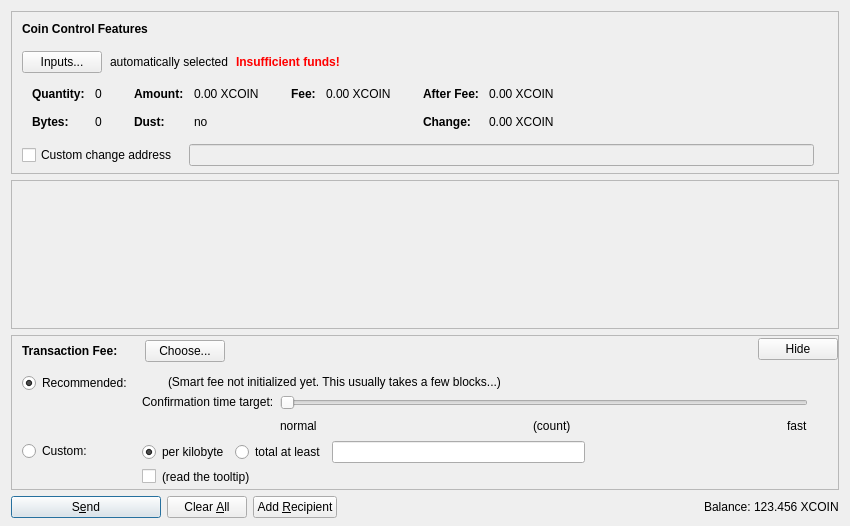
<?xml version="1.0" encoding="UTF-8"?>
<ui version="4.0">
 <class>SendCoinsDialog</class>
 <widget class="QDialog" name="SendCoinsDialog">
  <property name="geometry">
   <rect>
    <x>0</x>
    <y>0</y>
    <width>850</width>
    <height>526</height>
   </rect>
  </property>
  <property name="windowTitle">
   <string>Send Coins</string>
  </property>
  <layout class="QVBoxLayout" name="verticalLayout" stretch="0,1,0,0">
   <property name="bottomMargin">
    <number>8</number>
   </property>
   <item>
    <widget class="QFrame" name="frameCoinControl">
     <property name="sizePolicy">
      <sizepolicy hsizetype="Expanding" vsizetype="Expanding">
       <horstretch>0</horstretch>
       <verstretch>0</verstretch>
      </sizepolicy>
     </property>
     <property name="maximumSize">
      <size>
       <width>16777215</width>
       <height>16777215</height>
      </size>
     </property>
     <property name="frameShape">
      <enum>QFrame::StyledPanel</enum>
     </property>
     <property name="frameShadow">
      <enum>QFrame::Sunken</enum>
     </property>
     <layout class="QVBoxLayout" name="verticalLayoutCoinControl2">
      <property name="spacing">
       <number>0</number>
      </property>
      <property name="leftMargin">
       <number>0</number>
      </property>
      <property name="topMargin">
       <number>0</number>
      </property>
      <property name="rightMargin">
       <number>0</number>
      </property>
      <property name="bottomMargin">
       <number>6</number>
      </property>
      <item>
       <layout class="QVBoxLayout" name="verticalLayoutCoinControl" stretch="0,0,0,0,1">
        <property name="spacing">
         <number>0</number>
        </property>
        <property name="leftMargin">
         <number>10</number>
        </property>
        <property name="topMargin">
         <number>10</number>
        </property>
        <item>
         <layout class="QHBoxLayout" name="horizontalLayoutCoinControl1">
          <property name="bottomMargin">
           <number>15</number>
          </property>
          <item>
           <widget class="QLabel" name="labelCoinControlFeatures">
            <property name="sizePolicy">
             <sizepolicy hsizetype="Preferred" vsizetype="Maximum">
              <horstretch>0</horstretch>
              <verstretch>0</verstretch>
             </sizepolicy>
            </property>
            <property name="font">
             <font>
              <weight>75</weight>
              <bold>true</bold>
             </font>
            </property>
            <property name="styleSheet">
             <string notr="true">font-weight:bold;</string>
            </property>
            <property name="text">
             <string>Coin Control Features</string>
            </property>
           </widget>
          </item>
         </layout>
        </item>
        <item>
         <layout class="QHBoxLayout" name="horizontalLayoutCoinControl2" stretch="0,0,0,0">
          <property name="spacing">
           <number>8</number>
          </property>
          <property name="bottomMargin">
           <number>10</number>
          </property>
          <item>
           <widget class="QPushButton" name="pushButtonCoinControl">
            <property name="styleSheet">
             <string notr="true"/>
            </property>
            <property name="text">
             <string>Inputs...</string>
            </property>
            <property name="autoDefault">
             <bool>false</bool>
            </property>
           </widget>
          </item>
          <item>
           <widget class="QLabel" name="labelCoinControlAutomaticallySelected">
            <property name="text">
             <string>automatically selected</string>
            </property>
            <property name="margin">
             <number>5</number>
            </property>
           </widget>
          </item>
          <item>
           <widget class="QLabel" name="labelCoinControlInsuffFunds">
            <property name="font">
             <font>
              <weight>75</weight>
              <bold>true</bold>
             </font>
            </property>
            <property name="styleSheet">
             <string notr="true">color:red;font-weight:bold;</string>
            </property>
            <property name="text">
             <string>Insufficient funds!</string>
            </property>
            <property name="margin">
             <number>5</number>
            </property>
           </widget>
          </item>
          <item>
           <spacer name="horizontalSpacerCoinControl">
            <property name="orientation">
             <enum>Qt::Horizontal</enum>
            </property>
            <property name="sizeHint" stdset="0">
             <size>
              <width>40</width>
              <height>1</height>
             </size>
            </property>
           </spacer>
          </item>
         </layout>
        </item>
        <item>
         <widget class="QWidget" name="widgetCoinControl" native="true">
          <property name="sizePolicy">
           <sizepolicy hsizetype="Preferred" vsizetype="Preferred">
            <horstretch>0</horstretch>
            <verstretch>0</verstretch>
           </sizepolicy>
          </property>
          <property name="minimumSize">
           <size>
            <width>0</width>
            <height>0</height>
           </size>
          </property>
          <property name="styleSheet">
           <string notr="true"/>
          </property>
          <layout class="QHBoxLayout" name="horizontalLayoutCoinControl5">
           <property name="leftMargin">
            <number>0</number>
           </property>
           <property name="topMargin">
            <number>0</number>
           </property>
           <property name="rightMargin">
            <number>0</number>
           </property>
           <property name="bottomMargin">
            <number>0</number>
           </property>
           <item>
            <layout class="QHBoxLayout" name="horizontalLayoutCoinControl3" stretch="0,0,0,1">
             <property name="spacing">
              <number>20</number>
             </property>
             <property name="topMargin">
              <number>0</number>
             </property>
             <property name="bottomMargin">
              <number>10</number>
             </property>
             <item>
              <layout class="QFormLayout" name="formLayoutCoinControl1">
               <property name="horizontalSpacing">
                <number>10</number>
               </property>
               <property name="verticalSpacing">
                <number>14</number>
               </property>
               <property name="leftMargin">
                <number>10</number>
               </property>
               <property name="topMargin">
                <number>4</number>
               </property>
               <property name="rightMargin">
                <number>6</number>
               </property>
               <item row="0" column="0">
                <widget class="QLabel" name="labelCoinControlQuantityText">
                 <property name="font">
                  <font>
                   <weight>75</weight>
                   <bold>true</bold>
                  </font>
                 </property>
                 <property name="text">
                  <string>Quantity:</string>
                 </property>
                 <property name="margin">
                  <number>0</number>
                 </property>
                </widget>
               </item>
               <item row="0" column="1">
                <widget class="QLabel" name="labelCoinControlQuantity">
                 <property name="cursor">
                  <cursorShape>IBeamCursor</cursorShape>
                 </property>
                 <property name="contextMenuPolicy">
                  <enum>Qt::ActionsContextMenu</enum>
                 </property>
                 <property name="text">
                  <string notr="true">0</string>
                 </property>
                 <property name="margin">
                  <number>0</number>
                 </property>
                 <property name="textInteractionFlags">
                  <set>Qt::LinksAccessibleByMouse|Qt::TextSelectableByKeyboard|Qt::TextSelectableByMouse</set>
                 </property>
                </widget>
               </item>
               <item row="1" column="0">
                <widget class="QLabel" name="labelCoinControlBytesText">
                 <property name="font">
                  <font>
                   <weight>75</weight>
                   <bold>true</bold>
                  </font>
                 </property>
                 <property name="text">
                  <string>Bytes:</string>
                 </property>
                </widget>
               </item>
               <item row="1" column="1">
                <widget class="QLabel" name="labelCoinControlBytes">
                 <property name="cursor">
                  <cursorShape>IBeamCursor</cursorShape>
                 </property>
                 <property name="contextMenuPolicy">
                  <enum>Qt::ActionsContextMenu</enum>
                 </property>
                 <property name="text">
                  <string notr="true">0</string>
                 </property>
                 <property name="textInteractionFlags">
                  <set>Qt::LinksAccessibleByMouse|Qt::TextSelectableByKeyboard|Qt::TextSelectableByMouse</set>
                 </property>
                </widget>
               </item>
              </layout>
             </item>
             <item>
              <layout class="QFormLayout" name="formLayoutCoinControl2">
               <property name="horizontalSpacing">
                <number>10</number>
               </property>
               <property name="verticalSpacing">
                <number>14</number>
               </property>
               <property name="leftMargin">
                <number>6</number>
               </property>
               <property name="topMargin">
                <number>4</number>
               </property>
               <property name="rightMargin">
                <number>6</number>
               </property>
               <item row="0" column="0">
                <widget class="QLabel" name="labelCoinControlAmountText">
                 <property name="font">
                  <font>
                   <weight>75</weight>
                   <bold>true</bold>
                  </font>
                 </property>
                 <property name="text">
                  <string>Amount:</string>
                 </property>
                 <property name="margin">
                  <number>0</number>
                 </property>
                </widget>
               </item>
               <item row="0" column="1">
                <widget class="QLabel" name="labelCoinControlAmount">
                 <property name="cursor">
                  <cursorShape>IBeamCursor</cursorShape>
                 </property>
                 <property name="contextMenuPolicy">
                  <enum>Qt::ActionsContextMenu</enum>
                 </property>
                 <property name="text">
                  <string notr="true">0.00 XCOIN</string>
                 </property>
                 <property name="textInteractionFlags">
                  <set>Qt::LinksAccessibleByMouse|Qt::TextSelectableByKeyboard|Qt::TextSelectableByMouse</set>
                 </property>
                </widget>
               </item>
               <item row="1" column="0">
                <widget class="QLabel" name="labelCoinControlLowOutputText">
                 <property name="font">
                  <font>
                   <weight>75</weight>
                   <bold>true</bold>
                  </font>
                 </property>
                 <property name="text">
                  <string>Dust:</string>
                 </property>
                </widget>
               </item>
               <item row="1" column="1">
                <widget class="QLabel" name="labelCoinControlLowOutput">
                 <property name="cursor">
                  <cursorShape>IBeamCursor</cursorShape>
                 </property>
                 <property name="contextMenuPolicy">
                  <enum>Qt::ActionsContextMenu</enum>
                 </property>
                 <property name="text">
                  <string notr="true">no</string>
                 </property>
                 <property name="textInteractionFlags">
                  <set>Qt::LinksAccessibleByMouse|Qt::TextSelectableByKeyboard|Qt::TextSelectableByMouse</set>
                 </property>
                </widget>
               </item>
              </layout>
             </item>
             <item>
              <layout class="QFormLayout" name="formLayoutCoinControl3">
               <property name="horizontalSpacing">
                <number>10</number>
               </property>
               <property name="verticalSpacing">
                <number>14</number>
               </property>
               <property name="leftMargin">
                <number>6</number>
               </property>
               <property name="topMargin">
                <number>4</number>
               </property>
               <property name="rightMargin">
                <number>6</number>
               </property>
               <item row="0" column="0">
                <widget class="QLabel" name="labelCoinControlFeeText">
                 <property name="font">
                  <font>
                   <weight>75</weight>
                   <bold>true</bold>
                  </font>
                 </property>
                 <property name="text">
                  <string>Fee:</string>
                 </property>
                 <property name="margin">
                  <number>0</number>
                 </property>
                </widget>
               </item>
               <item row="0" column="1">
                <widget class="QLabel" name="labelCoinControlFee">
                 <property name="cursor">
                  <cursorShape>IBeamCursor</cursorShape>
                 </property>
                 <property name="contextMenuPolicy">
                  <enum>Qt::ActionsContextMenu</enum>
                 </property>
                 <property name="text">
                  <string notr="true">0.00 XCOIN</string>
                 </property>
                 <property name="textInteractionFlags">
                  <set>Qt::LinksAccessibleByMouse|Qt::TextSelectableByKeyboard|Qt::TextSelectableByMouse</set>
                 </property>
                </widget>
               </item>
              </layout>
             </item>
             <item>
              <layout class="QFormLayout" name="formLayoutCoinControl4">
               <property name="horizontalSpacing">
                <number>10</number>
               </property>
               <property name="verticalSpacing">
                <number>14</number>
               </property>
               <property name="leftMargin">
                <number>6</number>
               </property>
               <property name="topMargin">
                <number>4</number>
               </property>
               <property name="rightMargin">
                <number>6</number>
               </property>
               <item row="0" column="0">
                <widget class="QLabel" name="labelCoinControlAfterFeeText">
                 <property name="font">
                  <font>
                   <weight>75</weight>
                   <bold>true</bold>
                  </font>
                 </property>
                 <property name="text">
                  <string>After Fee:</string>
                 </property>
                 <property name="margin">
                  <number>0</number>
                 </property>
                </widget>
               </item>
               <item row="0" column="1">
                <widget class="QLabel" name="labelCoinControlAfterFee">
                 <property name="cursor">
                  <cursorShape>IBeamCursor</cursorShape>
                 </property>
                 <property name="contextMenuPolicy">
                  <enum>Qt::ActionsContextMenu</enum>
                 </property>
                 <property name="text">
                  <string notr="true">0.00 XCOIN</string>
                 </property>
                 <property name="textInteractionFlags">
                  <set>Qt::LinksAccessibleByMouse|Qt::TextSelectableByKeyboard|Qt::TextSelectableByMouse</set>
                 </property>
                </widget>
               </item>
               <item row="1" column="0">
                <widget class="QLabel" name="labelCoinControlChangeText">
                 <property name="font">
                  <font>
                   <weight>75</weight>
                   <bold>true</bold>
                  </font>
                 </property>
                 <property name="text">
                  <string>Change:</string>
                 </property>
                </widget>
               </item>
               <item row="1" column="1">
                <widget class="QLabel" name="labelCoinControlChange">
                 <property name="cursor">
                  <cursorShape>IBeamCursor</cursorShape>
                 </property>
                 <property name="contextMenuPolicy">
                  <enum>Qt::ActionsContextMenu</enum>
                 </property>
                 <property name="text">
                  <string notr="true">0.00 XCOIN</string>
                 </property>
                 <property name="textInteractionFlags">
                  <set>Qt::LinksAccessibleByMouse|Qt::TextSelectableByKeyboard|Qt::TextSelectableByMouse</set>
                 </property>
                </widget>
               </item>
              </layout>
             </item>
            </layout>
           </item>
          </layout>
         </widget>
        </item>
        <item>
         <layout class="QHBoxLayout" name="horizontalLayoutCoinControl4" stretch="0,0,0">
          <property name="spacing">
           <number>12</number>
          </property>
          <property name="sizeConstraint">
           <enum>QLayout::SetDefaultConstraint</enum>
          </property>
          <property name="topMargin">
           <number>5</number>
          </property>
          <property name="rightMargin">
           <number>5</number>
          </property>
          <item>
           <widget class="QCheckBox" name="checkBoxCoinControlChange">
            <property name="toolTip">
             <string>If this is activated, but the change address is empty or invalid, change will be sent to a newly generated address.</string>
            </property>
            <property name="text">
             <string>Custom change address</string>
            </property>
           </widget>
          </item>
          <item>
           <widget class="QValidatedLineEdit" name="lineEditCoinControlChange">
            <property name="enabled">
             <bool>false</bool>
            </property>
            <property name="sizePolicy">
             <sizepolicy hsizetype="Expanding" vsizetype="Fixed">
              <horstretch>0</horstretch>
              <verstretch>0</verstretch>
             </sizepolicy>
            </property>
           </widget>
          </item>
          <item>
           <widget class="QLabel" name="labelCoinControlChangeLabel">
            <property name="sizePolicy">
             <sizepolicy hsizetype="Preferred" vsizetype="Expanding">
              <horstretch>0</horstretch>
              <verstretch>0</verstretch>
             </sizepolicy>
            </property>
            <property name="minimumSize">
             <size>
              <width>0</width>
              <height>0</height>
             </size>
            </property>
            <property name="text">
             <string/>
            </property>
            <property name="margin">
             <number>3</number>
            </property>
           </widget>
          </item>
         </layout>
        </item>
        <item>
         <spacer name="verticalSpacerCoinControl">
          <property name="orientation">
           <enum>Qt::Vertical</enum>
          </property>
          <property name="sizeHint" stdset="0">
           <size>
            <width>800</width>
            <height>1</height>
           </size>
          </property>
         </spacer>
        </item>
       </layout>
      </item>
     </layout>
    </widget>
   </item>
   <item>
    <widget class="QScrollArea" name="scrollArea">
     <property name="widgetResizable">
      <bool>true</bool>
     </property>
     <widget class="QWidget" name="scrollAreaWidgetContents">
      <property name="geometry">
       <rect>
        <x>0</x>
        <y>0</y>
        <width>830</width>
        <height>104</height>
       </rect>
      </property>
      <layout class="QVBoxLayout" name="verticalLayout_2" stretch="0,1">
       <property name="leftMargin">
        <number>0</number>
       </property>
       <property name="topMargin">
        <number>0</number>
       </property>
       <property name="rightMargin">
        <number>0</number>
       </property>
       <property name="bottomMargin">
        <number>0</number>
       </property>
       <item>
        <layout class="QVBoxLayout" name="entries">
         <property name="spacing">
          <number>6</number>
         </property>
        </layout>
       </item>
       <item>
        <spacer name="verticalSpacer">
         <property name="orientation">
          <enum>Qt::Vertical</enum>
         </property>
         <property name="sizeHint" stdset="0">
          <size>
           <width>20</width>
           <height>40</height>
          </size>
         </property>
        </spacer>
       </item>
      </layout>
     </widget>
    </widget>
   </item>
   <item>
    <widget class="QFrame" name="frameFee">
     <property name="sizePolicy">
      <sizepolicy hsizetype="Expanding" vsizetype="Expanding">
       <horstretch>0</horstretch>
       <verstretch>0</verstretch>
      </sizepolicy>
     </property>
     <property name="maximumSize">
      <size>
       <width>16777215</width>
       <height>16777215</height>
      </size>
     </property>
     <property name="frameShape">
      <enum>QFrame::StyledPanel</enum>
     </property>
     <property name="frameShadow">
      <enum>QFrame::Sunken</enum>
     </property>
     <layout class="QVBoxLayout" name="verticalLayoutFee1">
      <property name="spacing">
       <number>0</number>
      </property>
      <property name="leftMargin">
       <number>0</number>
      </property>
      <property name="topMargin">
       <number>0</number>
      </property>
      <property name="rightMargin">
       <number>0</number>
      </property>
      <property name="bottomMargin">
       <number>0</number>
      </property>
      <item>
       <layout class="QVBoxLayout" name="verticalLayoutFee2" stretch="0,0,0">
        <property name="spacing">
         <number>0</number>
        </property>
        <property name="leftMargin">
         <number>10</number>
        </property>
        <property name="topMargin">
         <number>0</number>
        </property>
        <item>
         <layout class="QHBoxLayout" name="horizontalLayoutFee1">
          <property name="bottomMargin">
           <number>0</number>
          </property>
          <item>
           <layout class="QVBoxLayout" name="verticalLayoutFee7">
            <property name="spacing">
             <number>0</number>
            </property>
            <item>
             <spacer name="verticalSpacerSmartFee">
              <property name="orientation">
               <enum>Qt::Vertical</enum>
              </property>
              <property name="sizeType">
               <enum>QSizePolicy::Fixed</enum>
              </property>
              <property name="sizeHint" stdset="0">
               <size>
                <width>1</width>
                <height>4</height>
               </size>
              </property>
             </spacer>
            </item>
            <item>
             <layout class="QHBoxLayout" name="horizontalLayoutSmartFee">
              <property name="spacing">
               <number>10</number>
              </property>
              <item>
               <widget class="QLabel" name="labelFeeHeadline">
                <property name="sizePolicy">
                 <sizepolicy hsizetype="Preferred" vsizetype="Maximum">
                  <horstretch>0</horstretch>
                  <verstretch>0</verstretch>
                 </sizepolicy>
                </property>
                <property name="font">
                 <font>
                  <weight>75</weight>
                  <bold>true</bold>
                 </font>
                </property>
                <property name="styleSheet">
                 <string notr="true">font-weight:bold;</string>
                </property>
                <property name="text">
                 <string>Transaction Fee:</string>
                </property>
               </widget>
              </item>
              <item>
               <widget class="QLabel" name="labelFeeMinimized">
                <property name="text">
                 <string/>
                </property>
               </widget>
              </item>
              <item>
               <widget class="QPushButton" name="buttonChooseFee">
                <property name="text">
                 <string>Choose...</string>
                </property>
               </widget>
              </item>
             </layout>
            </item>
            <item>
             <spacer name="verticalSpacer_5">
              <property name="orientation">
               <enum>Qt::Vertical</enum>
              </property>
              <property name="sizeHint" stdset="0">
               <size>
                <width>1</width>
                <height>1</height>
               </size>
              </property>
             </spacer>
            </item>
           </layout>
          </item>
          <item>
           <spacer name="horizontalSpacer_4">
            <property name="orientation">
             <enum>Qt::Horizontal</enum>
            </property>
            <property name="sizeHint" stdset="0">
             <size>
              <width>40</width>
              <height>20</height>
             </size>
            </property>
           </spacer>
          </item>
          <item>
           <widget class="QPushButton" name="buttonMinimizeFee">
            <property name="toolTip">
             <string>collapse fee-settings</string>
            </property>
            <property name="text">
             <string>Hide</string>
            </property>
           </widget>
          </item>
         </layout>
        </item>
        <item>
         <widget class="QFrame" name="frameFeeSelection">
          <layout class="QVBoxLayout" name="verticalLayoutFee12">
           <property name="spacing">
            <number>0</number>
           </property>
           <property name="leftMargin">
            <number>0</number>
           </property>
           <property name="topMargin">
            <number>0</number>
           </property>
           <property name="rightMargin">
            <number>0</number>
           </property>
           <property name="bottomMargin">
            <number>0</number>
           </property>
           <item>
            <layout class="QGridLayout" name="gridLayoutFee">
             <property name="topMargin">
              <number>10</number>
             </property>
             <property name="bottomMargin">
              <number>4</number>
             </property>
             <property name="horizontalSpacing">
              <number>10</number>
             </property>
             <property name="verticalSpacing">
              <number>4</number>
             </property>
             <item row="1" column="1">
              <layout class="QVBoxLayout" name="verticalLayoutFee8">
               <property name="spacing">
                <number>6</number>
               </property>
               <item>
                <layout class="QHBoxLayout" name="horizontalLayoutFee13">
                 <item>
                  <widget class="QRadioButton" name="radioCustomPerKilobyte">
                   <property name="toolTip">
                    <string>If the custom fee is set to 1000 satoshis and the transaction is only 250 bytes, then &quot;per kilobyte&quot; only pays 250 satoshis in fee, while &quot;total at least&quot; pays 1000 satoshis. For transactions bigger than a kilobyte both pay by kilobyte.</string>
                   </property>
                   <property name="text">
                    <string>per kilobyte</string>
                   </property>
                   <property name="checked">
                    <bool>true</bool>
                   </property>
                   <attribute name="buttonGroup">
                    <string notr="true">groupCustomFee</string>
                   </attribute>
                  </widget>
                 </item>
                 <item>
                  <widget class="QRadioButton" name="radioCustomAtLeast">
                   <property name="toolTip">
                    <string>If the custom fee is set to 1000 satoshis and the transaction is only 250 bytes, then &quot;per kilobyte&quot; only pays 250 satoshis in fee, while &quot;total at least&quot; pays 1000 satoshis. For transactions bigger than a kilobyte both pay by kilobyte.</string>
                   </property>
                   <property name="text">
                    <string>total at least</string>
                   </property>
                   <attribute name="buttonGroup">
                    <string notr="true">groupCustomFee</string>
                   </attribute>
                  </widget>
                 </item>
                 <item>
                  <widget class="BitcoinAmountField" name="customFee"/>
                 </item>
                 <item>
                  <spacer name="horizontalSpacer_6">
                   <property name="orientation">
                    <enum>Qt::Horizontal</enum>
                   </property>
                   <property name="sizeHint" stdset="0">
                    <size>
                     <width>1</width>
                     <height>1</height>
                    </size>
                   </property>
                  </spacer>
                 </item>
                </layout>
               </item>
               <item>
                <layout class="QHBoxLayout" name="horizontalLayoutFee8">
                 <item>
                  <widget class="QCheckBox" name="checkBoxMinimumFee">
                   <property name="toolTip">
                    <string>Paying only the minimum fee is just fine as long as there is less transaction volume than space in the blocks. But be aware that this can end up in a never confirming transaction once there is more demand for bitcoin transactions than the network can process.</string>
                   </property>
                   <property name="text">
                    <string/>
                   </property>
                  </widget>
                 </item>
                 <item>
                  <widget class="QLabel" name="labelMinFeeWarning">
                   <property name="enabled">
                    <bool>true</bool>
                   </property>
                   <property name="toolTip">
                    <string>Paying only the minimum fee is just fine as long as there is less transaction volume than space in the blocks. But be aware that this can end up in a never confirming transaction once there is more demand for bitcoin transactions than the network can process.</string>
                   </property>
                   <property name="text">
                    <string>(read the tooltip)</string>
                   </property>
                   <property name="margin">
                    <number>5</number>
                   </property>
                  </widget>
                 </item>
                 <item>
                  <spacer name="horizontalSpacer_2">
                   <property name="orientation">
                    <enum>Qt::Horizontal</enum>
                   </property>
                   <property name="sizeHint" stdset="0">
                    <size>
                     <width>1</width>
                     <height>1</height>
                    </size>
                   </property>
                  </spacer>
                 </item>
                </layout>
               </item>
              </layout>
             </item>
             <item row="0" column="0">
              <layout class="QVBoxLayout" name="verticalLayoutFee4" stretch="0,1">
               <item>
                <widget class="QRadioButton" name="radioSmartFee">
                 <property name="text">
                  <string>Recommended:</string>
                 </property>
                 <property name="checked">
                  <bool>true</bool>
                 </property>
                 <attribute name="buttonGroup">
                  <string notr="true">groupFee</string>
                 </attribute>
                </widget>
               </item>
               <item>
                <spacer name="verticalSpacer_2">
                 <property name="orientation">
                  <enum>Qt::Vertical</enum>
                 </property>
                 <property name="sizeHint" stdset="0">
                  <size>
                   <width>1</width>
                   <height>1</height>
                  </size>
                 </property>
                </spacer>
               </item>
              </layout>
             </item>
             <item row="1" column="0">
              <layout class="QVBoxLayout" name="verticalLayoutFee9" stretch="0,1">
               <item>
                <widget class="QRadioButton" name="radioCustomFee">
                 <property name="text">
                  <string>Custom:</string>
                 </property>
                 <attribute name="buttonGroup">
                  <string notr="true">groupFee</string>
                 </attribute>
                </widget>
               </item>
               <item>
                <spacer name="verticalSpacer_6">
                 <property name="orientation">
                  <enum>Qt::Vertical</enum>
                 </property>
                 <property name="sizeHint" stdset="0">
                  <size>
                   <width>1</width>
                   <height>1</height>
                  </size>
                 </property>
                </spacer>
               </item>
              </layout>
             </item>
             <item row="0" column="1">
              <layout class="QVBoxLayout" name="verticalLayoutFee3" stretch="0,0,1">
               <property name="spacing">
                <number>6</number>
               </property>
               <property name="topMargin">
                <number>2</number>
               </property>
               <item>
                <layout class="QHBoxLayout" name="horizontalLayoutFee12">
                 <item>
                  <widget class="QLabel" name="labelSmartFee">
                   <property name="text">
                    <string/>
                   </property>
                   <property name="margin">
                    <number>2</number>
                   </property>
                  </widget>
                 </item>
                 <item>
                  <widget class="QLabel" name="labelFeeEstimation">
                   <property name="text">
                    <string/>
                   </property>
                  </widget>
                 </item>
                 <item>
                  <widget class="QLabel" name="labelSmartFee2">
                   <property name="text">
                    <string>(Smart fee not initialized yet. This usually takes a few blocks...)</string>
                   </property>
                   <property name="margin">
                    <number>2</number>
                   </property>
                  </widget>
                 </item>
                 <item>
                  <spacer name="horizontalSpacer_5">
                   <property name="orientation">
                    <enum>Qt::Horizontal</enum>
                   </property>
                   <property name="sizeHint" stdset="0">
                    <size>
                     <width>1</width>
                     <height>1</height>
                    </size>
                   </property>
                  </spacer>
                 </item>
                </layout>
               </item>
               <item>
                <layout class="QHBoxLayout" name="horizontalLayoutFee9">
                 <item>
                  <layout class="QVBoxLayout" name="verticalLayoutFee6">
                   <item>
                    <widget class="QLabel" name="labelSmartFee3">
                     <property name="text">
                      <string>Confirmation time target:</string>
                     </property>
                     <property name="margin">
                      <number>2</number>
                     </property>
                    </widget>
                   </item>
                   <item>
                    <spacer name="verticalSpacer_3">
                     <property name="orientation">
                      <enum>Qt::Vertical</enum>
                     </property>
                     <property name="sizeHint" stdset="0">
                      <size>
                       <width>1</width>
                       <height>1</height>
                      </size>
                     </property>
                    </spacer>
                   </item>
                  </layout>
                 </item>
                 <item>
                  <layout class="QVBoxLayout" name="verticalLayoutFee5">
                   <property name="rightMargin">
                    <number>30</number>
                   </property>
                   <item>
                    <widget class="QSlider" name="sliderSmartFee">
                     <property name="minimum">
                      <number>0</number>
                     </property>
                     <property name="maximum">
                      <number>23</number>
                     </property>
                     <property name="pageStep">
                      <number>1</number>
                     </property>
                     <property name="value">
                      <number>0</number>
                     </property>
                     <property name="orientation">
                      <enum>Qt::Horizontal</enum>
                     </property>
                     <property name="invertedAppearance">
                      <bool>false</bool>
                     </property>
                     <property name="invertedControls">
                      <bool>false</bool>
                     </property>
                     <property name="tickPosition">
                      <enum>QSlider::NoTicks</enum>
                     </property>
                    </widget>
                   </item>
                   <item>
                    <layout class="QHBoxLayout" name="horizontalLayoutFee10">
                     <item>
                      <widget class="QLabel" name="labelSmartFeeNormal">
                       <property name="text">
                        <string>normal</string>
                       </property>
                      </widget>
                     </item>
                     <item>
                      <spacer name="horizontalSpacer_7">
                       <property name="orientation">
                        <enum>Qt::Horizontal</enum>
                       </property>
                       <property name="sizeHint" stdset="0">
                        <size>
                         <width>40</width>
                         <height>20</height>
                        </size>
                       </property>
                      </spacer>
                     </item>
                     <item>
                      <widget class="QLabel" name="confirmationTargetLabel">
                       <property name="text">
                        <string notr="true">(count)</string>
                       </property>
                      </widget>
                     </item>
                     <item>
                      <spacer name="horizontalSpacer_3">
                       <property name="orientation">
                        <enum>Qt::Horizontal</enum>
                       </property>
                       <property name="sizeHint" stdset="0">
                        <size>
                         <width>40</width>
                         <height>20</height>
                        </size>
                       </property>
                      </spacer>
                     </item>
                     <item>
                      <widget class="QLabel" name="labelSmartFeeFast">
                       <property name="text">
                        <string>fast</string>
                       </property>
                      </widget>
                     </item>
                    </layout>
                   </item>
                  </layout>
                 </item>
                </layout>
               </item>
               <item>
                <spacer name="verticalSpacer_4">
                 <property name="orientation">
                  <enum>Qt::Vertical</enum>
                 </property>
                 <property name="sizeHint" stdset="0">
                  <size>
                   <width>1</width>
                   <height>1</height>
                  </size>
                 </property>
                </spacer>
               </item>
              </layout>
             </item>
            </layout>
           </item>
          </layout>
         </widget>
        </item>
        <item>
         <spacer name="verticalSpacerFee">
          <property name="orientation">
           <enum>Qt::Vertical</enum>
          </property>
          <property name="sizeHint" stdset="0">
           <size>
            <width>800</width>
            <height>1</height>
           </size>
          </property>
         </spacer>
        </item>
       </layout>
      </item>
     </layout>
    </widget>
   </item>
   <item>
    <layout class="QHBoxLayout" name="horizontalLayout">
     <item>
      <widget class="QPushButton" name="sendButton">
       <property name="minimumSize">
        <size>
         <width>150</width>
         <height>0</height>
        </size>
       </property>
       <property name="toolTip">
        <string>Confirm the send action</string>
       </property>
       <property name="text">
        <string>S&amp;end</string>
       </property>
       <property name="icon">
        <iconset resource="../bitcoin.qrc">
         <normaloff>:/icons/send</normaloff>:/icons/send</iconset>
       </property>
       <property name="autoDefault">
        <bool>false</bool>
       </property>
       <property name="default">
        <bool>true</bool>
       </property>
      </widget>
     </item>
     <item>
      <widget class="QPushButton" name="clearButton">
       <property name="sizePolicy">
        <sizepolicy hsizetype="Minimum" vsizetype="Fixed">
         <horstretch>0</horstretch>
         <verstretch>0</verstretch>
        </sizepolicy>
       </property>
       <property name="toolTip">
        <string>Clear all fields of the form.</string>
       </property>
       <property name="text">
        <string>Clear &amp;All</string>
       </property>
       <property name="icon">
        <iconset resource="../bitcoin.qrc">
         <normaloff>:/icons/remove</normaloff>:/icons/remove</iconset>
       </property>
       <property name="autoDefault">
        <bool>false</bool>
       </property>
      </widget>
     </item>
     <item>
      <widget class="QPushButton" name="addButton">
       <property name="toolTip">
        <string>Send to multiple recipients at once</string>
       </property>
       <property name="text">
        <string>Add &amp;Recipient</string>
       </property>
       <property name="icon">
        <iconset resource="../bitcoin.qrc">
         <normaloff>:/icons/add</normaloff>:/icons/add</iconset>
       </property>
       <property name="autoDefault">
        <bool>false</bool>
       </property>
      </widget>
     </item>
     <item>
      <spacer name="horizontalSpacer">
       <property name="orientation">
        <enum>Qt::Horizontal</enum>
       </property>
       <property name="sizeHint" stdset="0">
        <size>
         <width>40</width>
         <height>20</height>
        </size>
       </property>
      </spacer>
     </item>
     <item>
      <layout class="QHBoxLayout" name="horizontalLayout_2">
       <property name="spacing">
        <number>3</number>
       </property>
       <item>
        <widget class="QLabel" name="label">
         <property name="sizePolicy">
          <sizepolicy hsizetype="Preferred" vsizetype="Fixed">
           <horstretch>0</horstretch>
           <verstretch>0</verstretch>
          </sizepolicy>
         </property>
         <property name="text">
          <string>Balance:</string>
         </property>
        </widget>
       </item>
       <item>
        <widget class="QLabel" name="labelBalance">
         <property name="sizePolicy">
          <sizepolicy hsizetype="Preferred" vsizetype="Fixed">
           <horstretch>0</horstretch>
           <verstretch>0</verstretch>
          </sizepolicy>
         </property>
         <property name="cursor">
          <cursorShape>IBeamCursor</cursorShape>
         </property>
         <property name="text">
          <string notr="true">123.456 XCOIN</string>
         </property>
         <property name="textInteractionFlags">
          <set>Qt::LinksAccessibleByMouse|Qt::TextSelectableByKeyboard|Qt::TextSelectableByMouse</set>
         </property>
        </widget>
       </item>
      </layout>
     </item>
    </layout>
   </item>
  </layout>
 </widget>
 <customwidgets>
  <customwidget>
   <class>QValidatedLineEdit</class>
   <extends>QLineEdit</extends>
   <header>qvalidatedlineedit.h</header>
  </customwidget>
  <customwidget>
   <class>BitcoinAmountField</class>
   <extends>QLineEdit</extends>
   <header>bitcoinamountfield.h</header>
   <container>1</container>
  </customwidget>
 </customwidgets>
 <resources>
  <include location="../bitcoin.qrc"/>
 </resources>
 <connections/>
 <buttongroups>
  <buttongroup name="groupFee"/>
  <buttongroup name="groupCustomFee"/>
 </buttongroups>
</ui>
